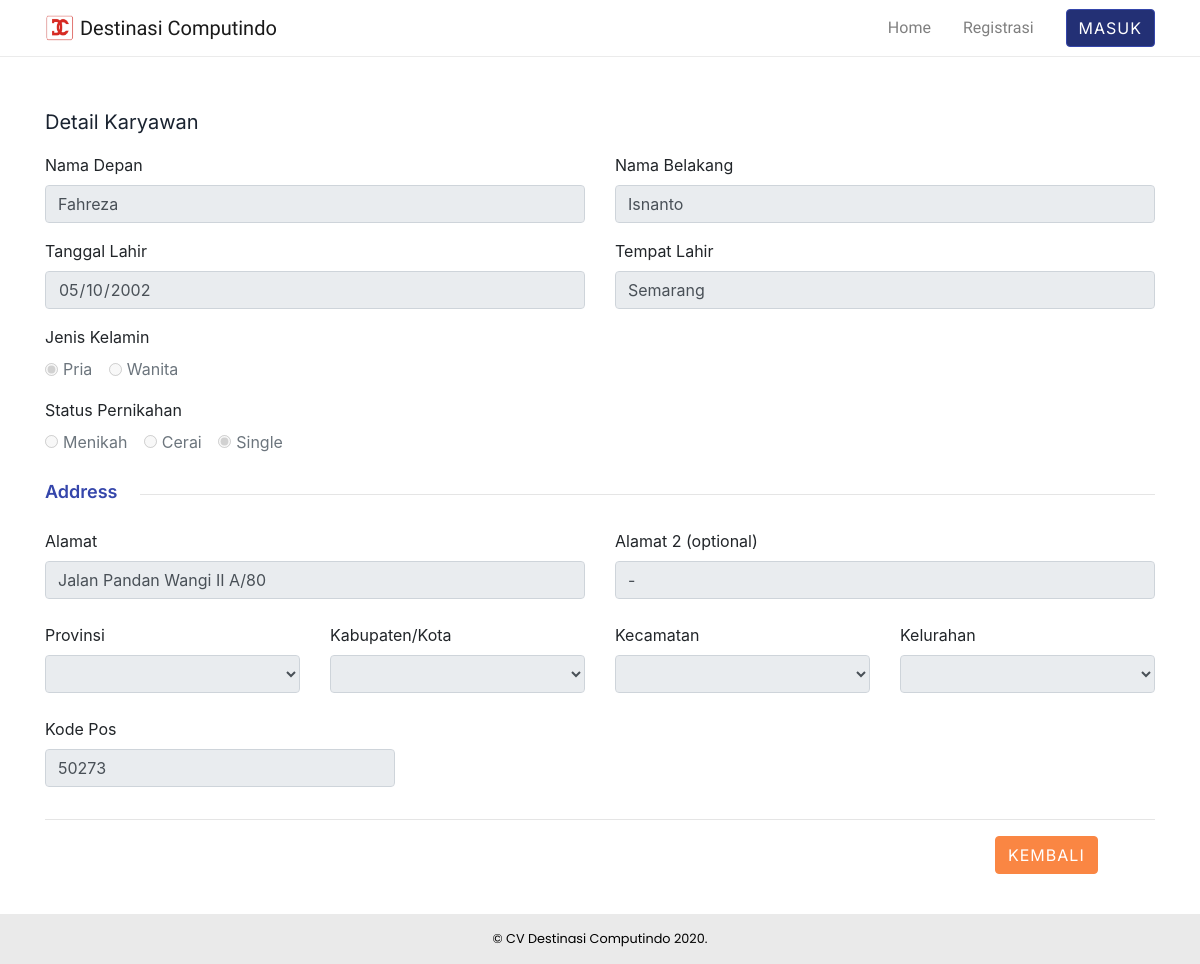
Page /data_karyawan/detail/1 on the committed database.
### tables this page shows
CREATE TABLE `ta_user` (
  `ID_USER` int(11) NOT NULL,
  `NAMA_DEPAN` varchar(125) NOT NULL,
  `NAMA_BELAKANG` varchar(125) NOT NULL,
  `TANGGAL_LAHIR` varchar(50) NOT NULL,
  `TEMPAT_LAHIR` varchar(50) NOT NULL,
  `JENIS_KELAMIN` varchar(20) NOT NULL,
  `STATUS_PERNIKAHAN` varchar(20) NOT NULL,
  `ALAMAT` varchar(100) NOT NULL,
  `ALAMAT2` varchar(100) DEFAULT NULL,
  `KODE_POS` varchar(80) NOT NULL,
  `KOTA` varchar(80) NOT NULL,
  `PROVINSI` varchar(80) NOT NULL
);

### application/controllers/Data_karyawan.php (called while the page is built, shortened)
<?php
class Data_karyawan extends CI_Controller
{
    public function __construct()
    {
        $this->load->model('user_model');
    }
    public function detail($id)
    {
        $data["user"] = $this->user_model->get_data_user($id);
        $data["edit_profile_js"] = true;
        $this->load->view('templates/header', $data);
        $this->load->view('data_karyawan/detail', $data);
        $this->load->view('templates/footer', $data);
    }
}

### index.php (called while the page is built, shortened)
<?php
require_once BASEPATH.'core/CodeIgniter.php';

### application/models/User_model.php (called while the page is built, shortened)
<?php
class User_model extends CI_Model
{
    public function get_data_user($id)
    {
        $q = $this->db->query("SELECT CONCAT(NAMA_DEPAN,' ',NAMA_BELAKANG) AS NAMA_USER, A.* FROM TA_USER A WHERE ID_USER='$id'")->row_array();
        return $q;
    }
}

### application/views/data_karyawan/detail.php (the view, shortened to what this page needs)
<main>
    <div class="container">
        <div class="row">
            <div class="col-lg-12">
                <p class="employee-new-title">Detail Karyawan</p>
                <?php echo form_open("data_karyawan/edit/" . $user["ID_USER"]) ?>
                <div class="row mt-2">
                    <div class="col-lg-6">
                        <div class="form-group">
                            <label for="nama_depan">Nama Depan</label>
                            <input disabled="disabled" type="text" class="form-control" id="nama_depan" name="nama_depan" value="<?= set_value('nama_depan') ? set_value('nama_depan') : $user["NAMA_DEPAN"]; ?>" readonly>
                        </div>
                    </div>
                    <div class="col-lg-6">
                        <div class="form-group">
                            <label for="nama_belakang">Nama Belakang</label>
                            <input disabled="disabled" type="text" class="form-control" id="nama_belakang" name="nama_belakang" value="<?= set_value('nama_belakang') ? set_value('nama_belakang') : $user["NAMA_BELAKANG"]; ?>" readonly>
                        </div>
                    </div>
                </div>
                <div class="row">
                    <div class="col-lg-6">
                        <div class="form-group">
                            <label for="tanggal_lahir">Tanggal Lahir</label>
                            <input disabled="disabled" type="date" class="form-control" id="tanggal_lahir" id="tanggal_lahir" name="tanggal_lahir" value="<?= set_value('tanggal_lahir') ? set_value('tanggal_lahir') : $user["TANGGAL_LAHIR"]; ?>">
                        </div>
                    </div>
                    <div class="col-lg-6">
                        <div class="form-group">
                            <label for="tempat_lahir">Tempat Lahir</label>
                            <input disabled="disabled" type="text" class="form-control" id="tempat_lahir" name="tempat_lahir" value="<?= set_value('tempat_lahir') ? set_value('tempat_lahir') : $user["TEMPAT_LAHIR"]; ?>">
                        </div>
                    </div>
                </div>
                <div class="row">
                    <div class="col-lg-6">
                        <div>
                            <label for="jenis_kelamin">Jenis Kelamin</label>
                        </div>
                        <div class="form-check form-check-inline">
                            <input disabled="disabled" class="form-check-input" type="radio" name="jenis_kelamin" id="L" value="L" <?php if ($user["JENIS_KELAMIN"] == 'L') echo "checked";  ?>>
                            <label class="form-check-label" for="L">
                                Pria
                            </label>
                        </div>
                        <div class="form-check form-check-inline">
                            <input disabled="disabled" class="form-check-input" type="radio" name="jenis_kelamin" id="P" value="P" <?php if ($user["JENIS_KELAMIN"] == 'P') echo "checked";  ?>>
                            <label class="form-check-label" for="P">
                                Wanita
                            </label>
                        </div>
                    </div>
                </div>
                <div class="row mt-3">
                    <div class="col-lg-6">
                        <div>
                            <label for="status_pernikahan">Status Pernikahan</label>
                        </div>
                        <div class="form-check form-check-inline">
                            <input disabled="disabled" class="form-check-input" type="radio" name="status_pernikahan" id="1" value="1" <?php if ($user["STATUS_PERNIKAHAN"] == '1') echo "checked";  ?>>
                            <label class="form-check-label" for="1">
                                Menikah
                            </label>
                        </div>
                        <div class="form-check form-check-inline">
                            <input disabled="disabled" class="form-check-input" type="radio" name="status_pernikahan" id="2" value="2" <?php if ($user["STATUS_PERNIKAHAN"] == '2') echo "checked";  ?>>
                            <label class="form-check-label" for="2">
                                Cerai
                            </label>
                        </div>
                        <div class="form-check form-check-inline">
                            <input disabled="disabled" class="form-check-input" type="radio" name="status_pernikahan" id="3" value="3" <?php if ($user["STATUS_PERNIKAHAN"] == '3') echo "checked";  ?>>
                            <label class="form-check-label" for="3">
                                Single
                            </label>
                        </div>
                    </div>
                </div>
                <div class="row mt-4">
                    <div class="col-lg-1">
                        <p class="form-address-title">Address</p>
                    </div>
                    <div class="col-lg-11">
                        <hr>
                    </div>
                </div>
                <div class="row mt-2">
                    <div class="col-lg-6">
                        <div class="form-group">
                            <label for="alamat">Alamat</label>
                            <input disabled="disabled" type="text" class="form-control" id="alamat" name="alamat" value="<?= set_value('alamat') ? set_value('alamat') : $user["ALAMAT"]; ?>">
                        </div>
                    </div>
                    <div class="col-lg-6">
                        <div class="form-group">
                            <label for="alamat2">Alamat 2 (optional)</label>
                            <input disabled="disabled" type="text" class="form-control" id="alamat2" name="alamat2" value="<?= set_value('alamat2') ? set_value('alamat2') : $user["ALAMAT2"]; ?>">
                        </div>
                    </div>
                </div>
                <div class="row mt-2">
                    <div class="col-lg-3">
                        <div class="form-group">
                            <label for="provinsi">Provinsi</label>
                            <select disabled="disabled" name="provinsi" id="provinsi-list" class="form-control">
                            </select>
                        </div>
                    </div>
                    <div class="col-lg-3">
                        <div class="form-group">
                            <label for="kota">Kabupaten/Kota</label>
                            <select disabled="disabled" name="kota" id="kota-list" class="form-control">
                            </select>
                        </div>
                    </div>
                    <div class="col-lg-3">
                        <div class="form-group">
                            <label for="kecamatan">Kecamatan</label>
                            <select disabled="disabled" name="kecamatan" id="kecamatan-list" class="form-control">
                            </select>
                        </div>
                    </div>
                    <div class="col-lg-3">
                        <div class="form-group">
                            <label for="kelurahan">Kelurahan</label>
                            <select disabled="disabled" name="kelurahan" id="kelurahan-list" class="form-control">
                            </select>
                        </div>
                    </div>
                </div>
                <div class="row mt-2">
                    <div class="col-lg-4">
                        <div class="form-group">
                            <label for="kode_pos">Kode Pos</label>
                            <input disabled="disabled" type="text" class="form-control" id="kode_pos" name="kode_pos" value="<?= set_value('kode_pos') ? set_value('kode_pos') : $user["KODE_POS"] ?>">
                        </div>
                    </div>
                </div>
                <hr>
                <div class="row">
                    <div class="col-lg-10"></div>
                    <div class="col-lg-2">
                        <a href="<?= base_url("data_karyawan") ?>" class="btn btn-orange">Kembali</a>
                    </div>
                </div>
                <?php echo form_close(); ?>
            </div>
        </div>
    </div>
</main>

### assets/css/style.css (style rules this page uses)
html { position: relative; }
main { margin-top: 50px; overflow: visible; padding-bottom: 90px; }
.btn-orange { font-family: "Inter", sans-serif !important; text-transform: uppercase !important; letter-spacing: 1px; font-size: 16px; color: #fff; background-color: #fa8643; border-color: #fa8643; }
.employee-new-title { font-family: "Inter", sans-serif !important; font-weight: 400; font-size: 20px; color: #1a2330; }
.form-address-title { font-family: "Inter", sans-serif !important; font-weight: 600; font-size: 18px; color: #3546ab; }

### rows in the picture
ta_user: nama_depan "Fahreza", nama_belakang "Isnanto", tanggal_lahir "05/10/2002", tempat_lahir "Semarang", JENIS_KELAMIN "☑ Pria", JENIS_KELAMIN "☐ Wanita", STATUS_PERNIKAHAN "☐ Menikah", STATUS_PERNIKAHAN "☐ Cerai", STATUS_PERNIKAHAN "☑ Single", alamat "Jalan Pandan Wangi II A/80", alamat2 "-", kode_pos "50273"
